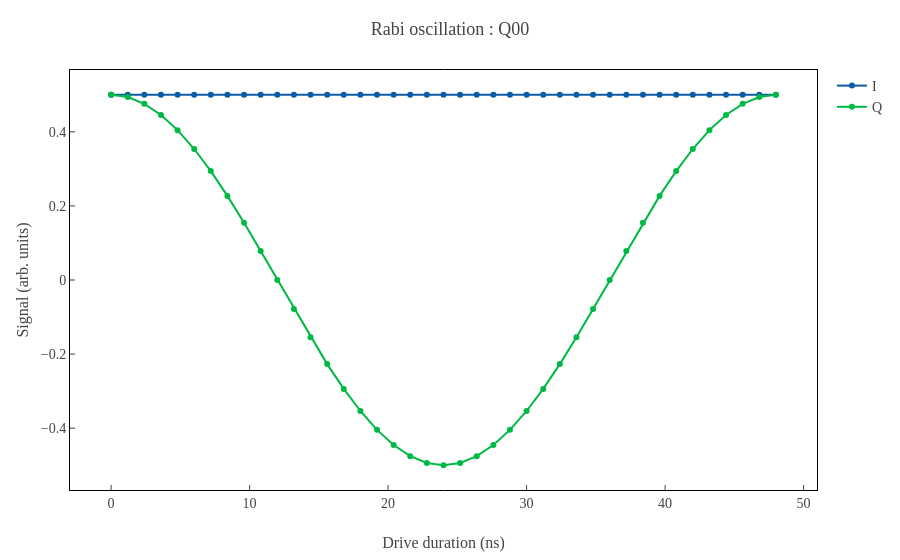
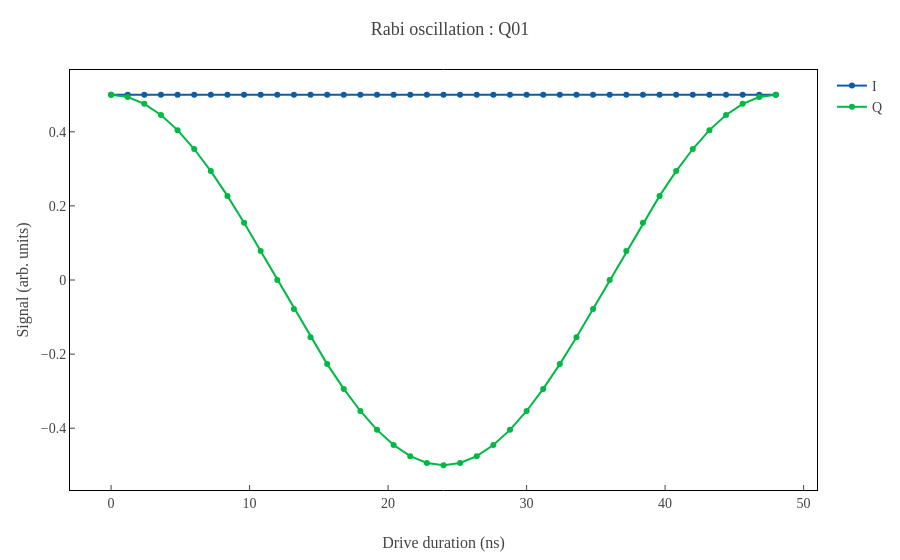
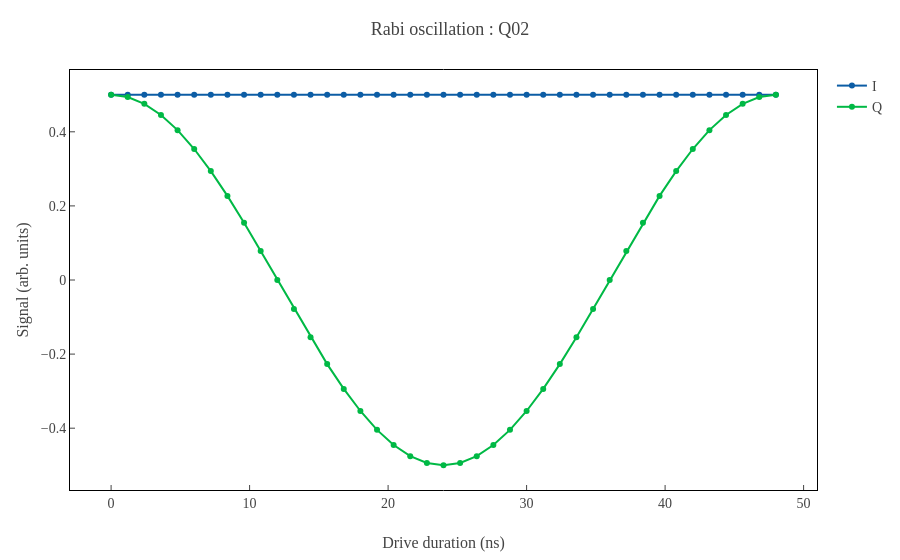
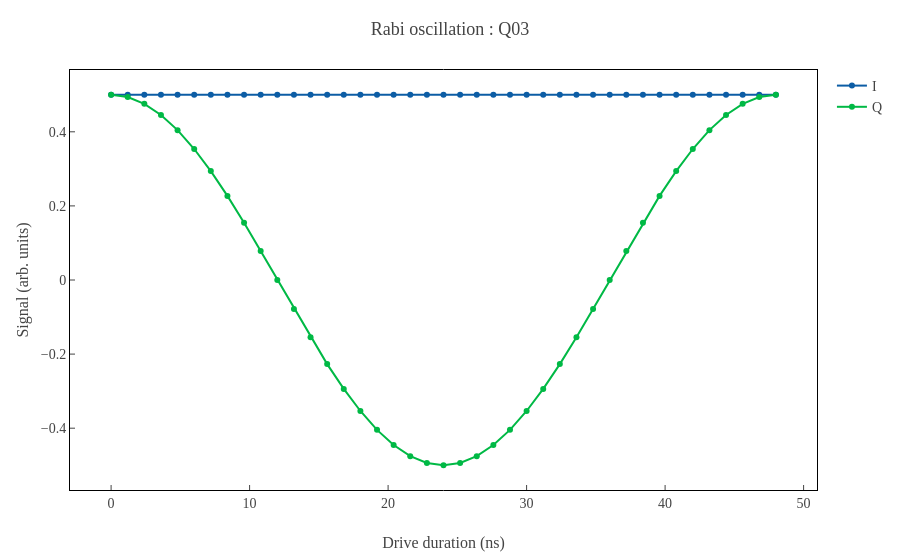

The notebook cell saved with these charts, in order:
### Markdown cell above
## 4. Measure a baseline Rabi oscillation

Use the initial Rabi measurement as a reference before you update the pulse amplitude.

### Code cell
rabi_result = exp.obtain_rabi_params()
